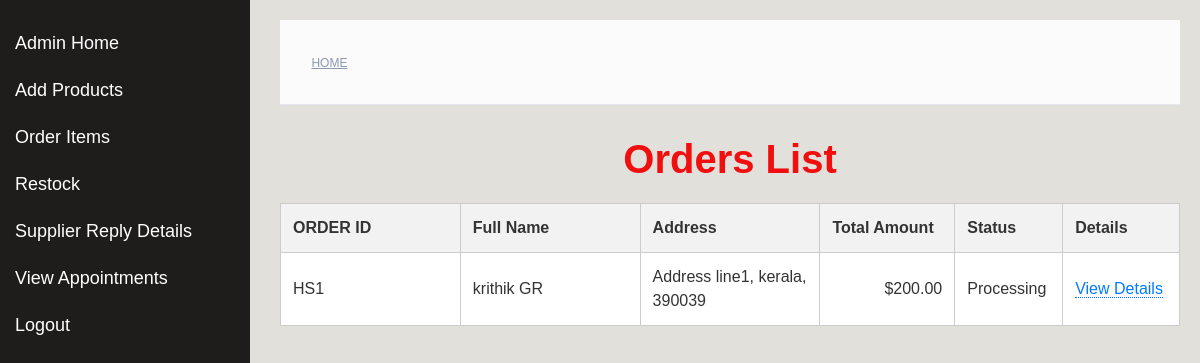
Screenshot of /adminpageorder/ (signed in) with the database file from the repository.
### myapp/models.py (models this page shows, shortened)
class Order(models.Model):
    STATUS_CHOICES = [
        ('processing', 'Processing'),
        ('out_for_delivery', 'Out for Delivery'),
        ('shipped', 'Shipped'),
        ('delivered', 'Delivered'),
    ]
    user = models.ForeignKey(User, on_delete=models.CASCADE, default=False)
    fullname = models.CharField(max_length=255)
    address = models.CharField(max_length=255)
    city = models.CharField(max_length=100)
    postal_code = models.CharField(max_length=10)
    total_amount = models.DecimalField(max_digits=10, decimal_places=2)
    status = models.CharField(max_length=20, choices=STATUS_CHOICES, default='processing')
    created_at = models.DateTimeField(auto_now_add=True)

### myapp/views.py (the view)
# urls.py: path('adminpageorder/', views.admin_order_view, name='adminorders'),
@login_required
def admin_order_view(request):
    orders = Order.objects.all()
    context = {'orders': orders}
    return render(request, 'order_list_and_detail.html', context)

### myapp/templates/order_list_and_detail.html (shortened to what this page needs)
{% load static %}
<!DOCTYPE html>
<html lang="en">
<head>
    <link href="https://cdn.jsdelivr.net/npm/bootstrap@5.3.3/dist/css/bootstrap.min.css" rel="stylesheet">
    <link rel="stylesheet" href="{% static 'css/font-awesome.min.css' %}">
    <link type="text/css" rel="stylesheet" href="{% static 'css/style.css' %}">
</head>
<body>
    <div class="sidebar">
      <a href="{% url 'adminpage' %}">Admin Home</a>
      <a href="{% url 'admin_add' %}">Add Products</a>
      <a href="{% url 'adminorders' %}">Order Items</a>
      <a href="{% url 'reoder' %}">Restock</a>
      <a href="{% url 'supplier_replies' %}">Supplier Reply Details</a>
      <a href="{% url 'admin_appointment_list' %}">View Appointments</a>
      <a href="{% url 'user_logout' %}">Logout</a>
    </div>
    <div class="content">
        <div id="breadcrumb" class="section">
            <div class="container">
                <div class="row">
                    <div class="col-md-12">
                        <ul class="breadcrumb-tree">
                            <li><a href="{% url 'index' %}">Home</a></li>
                        </ul>
                    </div>
                </div>
            </div>
        </div>
        <h1>Orders List</h1>
        <table>
          <thead>
              <tr>
                  <th>ORDER ID</th>
                  <th>Full Name</th>
                  <th>Address</th>
                  <th>Total Amount</th>
                  <th>Status</th>
                  <th>Details</th>
              </tr>
          </thead>
          <tbody>
              {% for order in orders reversed %}
              {% if request.user.is_superuser or order.user == request.user %}
              <tr class="{{ order.status }} animate_animated animate_fadeInUp">
                  <td>HS{{ order.id }}</td>
                  <td>{{ order.fullname }}</td>
                  <td>{{ order.address }}, {{ order.city }}, {{ order.postal_code }}</td>
                  <td>${{ order.total_amount }}</td>
                  <td>{{ order.get_status_display }}</td>
                  <td><a href="{% url 'order_detail' order.id %}" class="view-details-link">View Details</a></td>
              </tr>
              {% endif %}
              {% endfor %}
          </tbody>
      </table>
    </div>
</body>
</html>

### myapp/static/css/style.css (style rules this page uses)
body { font-family: 'Montserrat', sans-serif; font-weight: 400; color: #333; }
h1, h2, h3, h4, h5, h6 { color: #2B2D42; font-weight: 700; margin: 0 0 10px; }
a { color: #2B2D42; font-weight: 500; -webkit-transition: 0.2s color; transition: 0.2s color; }
ul, ol { margin: 0; padding: 0; list-style: none }
.section { padding-top: 30px; padding-bottom: 30px; }
#breadcrumb { padding: 30px 0px; background: #FBFBFC; border-bottom: 1px solid #E4E7ED; margin-bottom: 30px; }
#breadcrumb .breadcrumb-tree { display: inline-block; }
#breadcrumb .breadcrumb-tree li { display: inline-block; font-size: 12px; font-weight: 500; text-transform: uppercase; }
#breadcrumb .breadcrumb-tree li a { color: #8D99AE; }

### myapp/templates/order_list_and_detail.html (style rules this page uses)
body { font-family: Arial, sans-serif; margin: 0; padding: 0; background-color: #e2e0db; }
.sidebar { height: 100%; width: 250px; position: fixed; top: 0; left: 0; background-color: #1f1c1c; padding-top: 20px; }
.sidebar a { padding: 10px 15px; text-decoration: none; font-size: 18px; color: #ffffff; display: block; transition: 0.3s; }
.content { margin-left: 260px; padding: 20px; }
h1 { text-align: center; margin: 20px 0; color: #f10e0e; }
table { width: 100%; border-collapse: collapse; border: 1px solid #e13a3a; background-color: #ffffff; }
th, td { padding: 12px; border: 1px solid #ccc; }
th { background-color: #f2f2f2; color: #333; text-align: left; }
td:first-child, td:nth-child(2), td:nth-child(3) { width: 20%; }
td:nth-child(4) { width: 15%; text-align: right; }
.view-details-link { color: #007bff; text-decoration: none; border-bottom: 1px dotted #007bff; }

### rows the page displays
Order: id "1", fullname "krithik GR", address "Address line1", city "kerala", postal_code "390039", total_amount "200.00", status "Processing"
